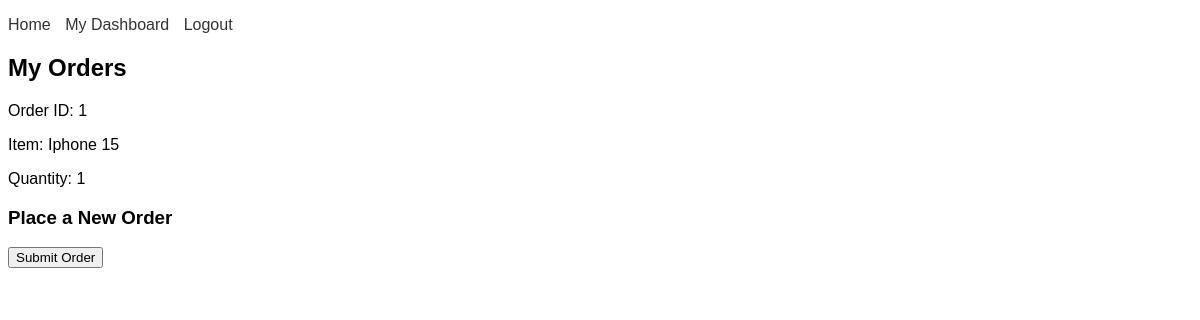
The app's page /dashboard/ (signed in) with its own data.
### store/models.py (models this page shows, shortened)
class Order(models.Model):
    customer = models.ForeignKey(Customer, related_name='orders', on_delete=models.CASCADE)
    item = models.ForeignKey(Item, related_name='orders', on_delete=models.SET_NULL, null=True)
    quantity = models.IntegerField(default=1)
    time = models.DateTimeField(auto_now_add=True)

class Item(models.Model):
    name = models.CharField(max_length=255)
    price = models.DecimalField(max_digits=10, decimal_places=2)
    description = models.TextField(blank=True, null=True)
    in_stock = models.BooleanField(default=True)
    image = models.ImageField(upload_to='item_images/', blank=True, null=True)

### store/views.py (the view)
# urls.py: path('dashboard/', views.dashboard, name='dashboard'),
@login_required
def dashboard(request):
    if request.method == 'POST':
        form = OrderForm(request.POST)
        if form.is_valid():
            order = form.save(commit=False)
            order.customer = request.user.customer
            order.save()
            return redirect('dashboard')
    else:
        form = OrderForm()
    orders = request.user.customer.orders.all()
    return render(request, 'store/dashboard.html', {'orders': orders, 'form': form})

### store/templates/store/dashboard.html (shortened to what this page needs)
{% extends 'base.html' %}
{% block content %}
<h2>My Orders</h2>
<div class="orders">
    {% for order in orders %}
    <div class="order">
        <p>Order ID: {{ order.id }}</p>
        <p>Item: {{ order.item.name }}</p>
        <p>Quantity: {{ order.quantity }}</p>
    </div>
    {% endfor %}
</div>
<h3>Place a New Order</h3>
<form method="post">
    <button type="submit">Submit Order</button>
</form>
{% endblock %}

### store/static/css/style.css (style rules this page uses)
body { font-family: Arial, sans-serif; }

### records on screen
Order: id "1", item.name "Iphone 15", quantity "1"
